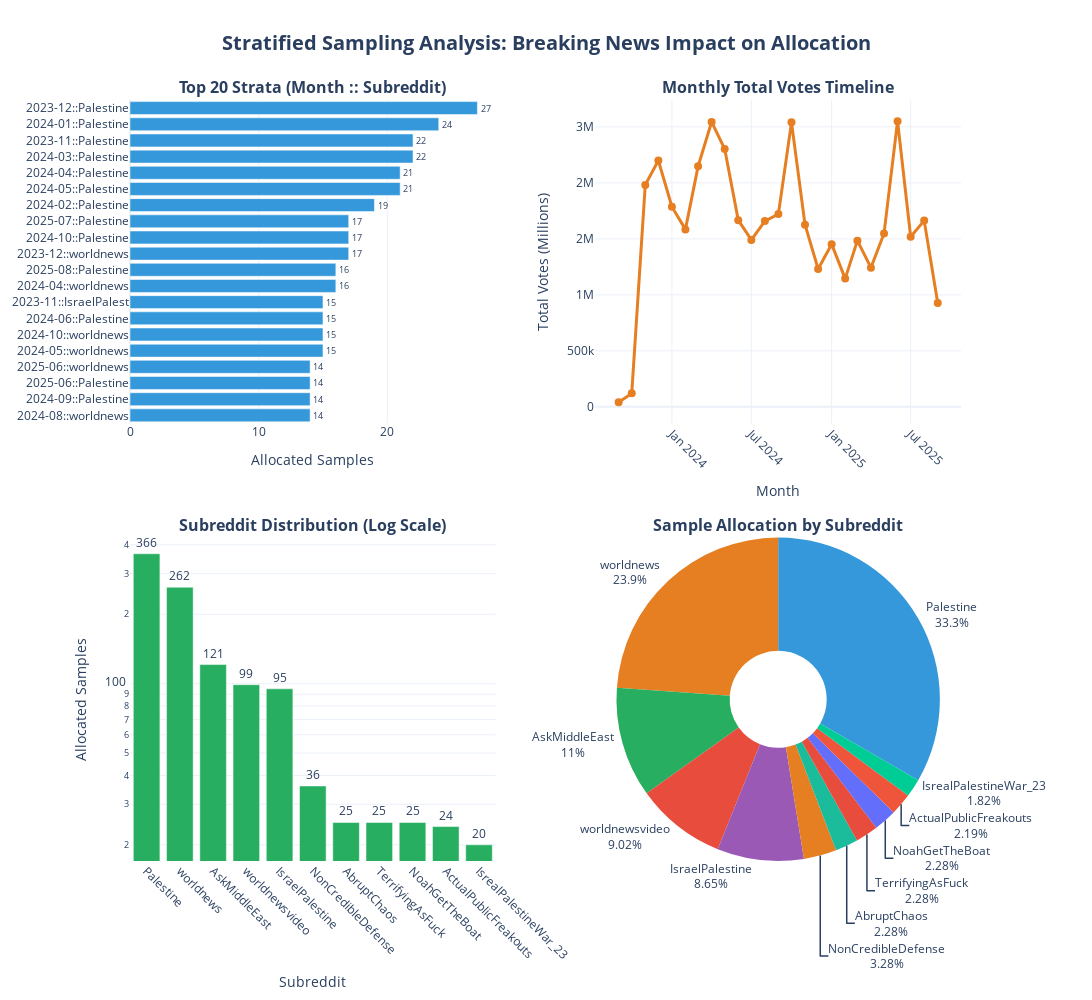

Notebook code cell kept with this figure:
### Code cell
# Enhanced stratification allocation visualization
fig = make_subplots(
    rows=2, cols=2,
    subplot_titles=[
        '<b>Top 20 Strata (Month :: Subreddit)</b>',
        '<b>Monthly Total Votes Timeline</b>',
        '<b>Subreddit Distribution (Log Scale)</b>',
        '<b>Sample Allocation by Subreddit</b>'
    ],
    specs=[[{"type": "bar"}, {"type": "scatter"}], 
           [{"type": "bar"}, {"type": "pie"}]],
    vertical_spacing=0.15,
    horizontal_spacing=0.12
)

# 1. Top 20 strata with better formatting
top_20 = stratum_stats.head(20)
fig.add_trace(go.Bar(
    y=[f"{row['stratum'][:7]}::{row['stratum'].split(' :: ')[1][:12]}" for _, row in top_20.iterrows()],
    x=top_20['Allocated_Samples'],
    orientation='h',
    marker_color=PRIMARY_BLUE,
    text=top_20['Allocated_Samples'],
    textposition='outside',
    showlegend=False
), row=1, col=1)

# 2. Monthly timeline showing spikes
monthly_votes = df_clean.groupby('month')['total_votes'].sum().reset_index()
monthly_votes['month_str'] = monthly_votes['month'].astype(str)
fig.add_trace(go.Scatter(
    x=monthly_votes['month_str'],
    y=monthly_votes['total_votes'],
    mode='lines+markers',
    line=dict(color=ACCENT_ORANGE, width=3),
    marker=dict(size=8, color=ACCENT_ORANGE),
    name='Total Votes',
    showlegend=False
), row=1, col=2)

# 3. Subreddit distribution (log scale to show differences)
subreddit_samples = stratum_stats.groupby(stratum_stats['stratum'].str.split(' :: ').str[1])['Allocated_Samples'].sum().sort_values(ascending=False)
fig.add_trace(go.Bar(
    x=subreddit_samples.index,
    y=subreddit_samples.values,
    marker_color=SUCCESS_GREEN,
    text=[f"{int(v)}" for v in subreddit_samples.values],
    textposition='outside',
    showlegend=False
), row=2, col=1)

# 4. Pie chart for sample allocation by subreddit
pie_colors = [PRIMARY_BLUE, ACCENT_ORANGE, SUCCESS_GREEN, ACCENT_RED, '#9B59B6', '#E67E22', '#1ABC9C', '#E74C3C']
fig.add_trace(go.Pie(
    labels=subreddit_samples.index,
    values=subreddit_samples.values,
    hole=0.3,
    marker=dict(colors=pie_colors[:len(subreddit_samples)]),
    textinfo='label+percent',
    textposition='outside',
    showlegend=False
), row=2, col=2)

# Layout updates
fig.update_layout(
    height=1000,
    width=1600,
    title=dict(
        text='<b>Stratified Sampling Analysis: Breaking News Impact on Allocation</b>', 
        x=0.5, xanchor='center', font=dict(size=20)
    ),
    paper_bgcolor='white',
    plot_bgcolor='white'
)

# Axis formatting
fig.update_xaxes(tickangle=45, row=1, col=2, title_text="Month")
fig.update_yaxes(title_text="Total Votes (Millions)", row=1, col=2)
fig.update_yaxes(tickformat=".0s", row=1, col=2)

fig.update_xaxes(tickangle=45, row=2, col=1, title_text="Subreddit")
fig.update_yaxes(title_text="Allocated Samples", row=2, col=1, type="log")

fig.update_xaxes(title_text="Allocated Samples", row=1, col=1)
fig.update_yaxes(categoryorder='total ascending', row=1, col=1)

fig.show()

### Figure 1 — Plotly figure (JSON) as saved in the notebook; plotly's stock layout.template omitted (floating-point values rounded to 4 significant figures)
{"data": [{"marker": {"color": "#3498db"}, "orientation": "h", "showlegend": false, "text": [27.0, 24.0, 22.0, 22.0, 21.0, 21.0, 19.0, 17.0, 17.0, 17.0, 16.0, 16.0, 15.0, 15.0, 15.0, 15.0, 14.0, 14.0, 14.0, 14.0], "textposition": "outside", "type": "bar", "x": [27, 24, 22, 22, 21, 21, 19, 17, 17, 17, 16, 16, 15, 15, 15, 15, 14, 14, 14, 14], "xaxis": "x", "y": ["2023-12::Palestine", "2024-01::Palestine", "2024-03::Palestine", "2023-11::Palestine", "2024-05::Palestine", "2024-04::Palestine", "2024-02::Palestine", "2023-12::worldnews", "2024-10::Palestine", "2025-07::Palestine", "2024-04::worldnews", "2025-08::Palestine", "2024-05::worldnews", "2024-10::worldnews", "2024-06::Palestine", "2023-11::IsraelPalest", "2024-08::worldnews", "2024-09::Palestine", "2025-06::Palestine", "2025-06::worldnews"], "yaxis": "y"}, {"line": {"color": "#e67e22", "width": 3}, "marker": {"color": "#e67e22", "size": 8}, "mode": "lines+markers", "name": "Total Votes", "showlegend": false, "type": "scatter", "x": ["2023-09", "2023-10", "2023-11", "2023-12", "2024-01", "2024-02", "2024-03", "2024-04", "2024-05", "2024-06", "2024-07", "2024-08", "2024-09", "2024-10", "2024-11", "2024-12", "2025-01", "2025-02", "2025-03", "2025-04", "2025-05", "2025-06", "2025-07", "2025-08", "2025-09"], "xaxis": "x2", "y": [41106, 120461, 1981930, 2199980, 1787283, 1584628, 2147695, 2544067, 2301579, 1667185, 1490960, 1658898, 1721351, 2540372, 1626144, 1231686, 1452747, 1145106, 1484040, 1242743, 1547950, 2550888, 1518524, 1662938, 927851], "yaxis": "y2"}, {"marker": {"color": "#27ae60"}, "showlegend": false, "text": ["366", "262", "121", "99", "95", "36", "25", "25", "25", "24", "20"], "textposition": "outside", "type": "bar", "x": ["Palestine", "worldnews", "AskMiddleEast", "worldnewsvideo", "IsraelPalestine", "NonCredibleDefense", "AbruptChaos", "TerrifyingAsFuck", "NoahGetTheBoat", "ActualPublicFreakouts", "IsrealPalestineWar_23"], "xaxis": "x3", "y": [366, 262, 121, 99, 95, 36, 25, 25, 25, 24, 20], "yaxis": "y3"}, {"domain": {"x": [0.56, 1], "y": [0, 0.425]}, "hole": 0.3, "labels": ["Palestine", "worldnews", "AskMiddleEast", "worldnewsvideo", "IsraelPalestine", "NonCredibleDefense", "AbruptChaos", "TerrifyingAsFuck", "NoahGetTheBoat", "ActualPublicFreakouts", "IsrealPalestineWar_23"], "marker": {"colors": ["#3498db", "#e67e22", "#27ae60", "#e74c3c", "#9B59B6", "#E67E22", "#1ABC9C", "#E74C3C"]}, "showlegend": false, "textinfo": "label+percent", "textposition": "outside", "type": "pie", "values": [366, 262, 121, 99, 95, 36, 25, 25, 25, 24, 20]}], "layout": {"annotations": [{"font": {"size": 16}, "showarrow": false, "text": "<b>Top 20 Strata (Month :: Subreddit)</b>", "x": 0.22, "xanchor": "center", "xref": "paper", "y": 1, "yanchor": "bottom", "yref": "paper"}, {"font": {"size": 16}, "showarrow": false, "text": "<b>Monthly Total Votes Timeline</b>", "x": 0.78, "xanchor": "center", "xref": "paper", "y": 1, "yanchor": "bottom", "yref": "paper"}, {"font": {"size": 16}, "showarrow": false, "text": "<b>Subreddit Distribution (Log Scale)</b>", "x": 0.22, "xanchor": "center", "xref": "paper", "y": 0.425, "yanchor": "bottom", "yref": "paper"}, {"font": {"size": 16}, "showarrow": false, "text": "<b>Sample Allocation by Subreddit</b>", "x": 0.78, "xanchor": "center", "xref": "paper", "y": 0.425, "yanchor": "bottom", "yref": "paper"}], "height": 1000, "paper_bgcolor": "white", "plot_bgcolor": "white", "title": {"font": {"size": 20}, "text": "<b>Stratified Sampling Analysis: Breaking News Impact on Allocation</b>", "x": 0.5, "xanchor": "center"}, "width": 1600, "xaxis": {"anchor": "y", "domain": [0, 0.44], "title": {"text": "Allocated Samples"}}, "xaxis2": {"anchor": "y2", "domain": [0.56, 1], "tickangle": 45, "title": {"text": "Month"}}, "xaxis3": {"anchor": "y3", "domain": [0, 0.44], "tickangle": 45, "title": {"text": "Subreddit"}}, "yaxis": {"anchor": "x", "categoryorder": "total ascending", "domain": [0.575, 1]}, "yaxis2": {"anchor": "x2", "domain": [0.575, 1], "tickformat": ".0s", "title": {"text": "Total Votes (Millions)"}}, "yaxis3": {"anchor": "x3", "domain": [0, 0.425], "title": {"text": "Allocated Samples"}, "type": "log"}}}
